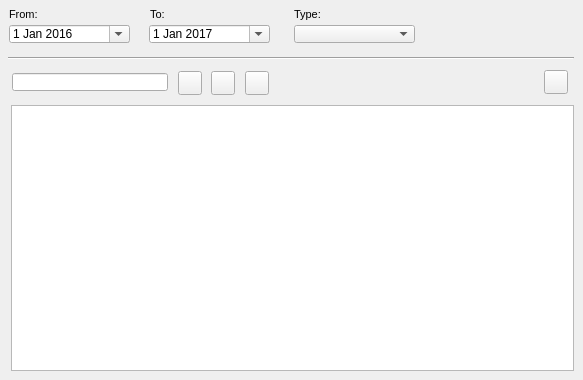
    <widget class="QWidget" name="page_document_2">
     <attribute name="title">
      <string>Document</string>
     </attribute>
     <widget class="QLabel" name="label_doc_to">
      <property name="geometry">
       <rect>
        <x>150</x>
        <y>3</y>
        <width>31</width>
        <height>22</height>
       </rect>
      </property>
      <property name="font">
       <font>
        <pointsize>8</pointsize>
       </font>
      </property>
      <property name="frameShape">
       <enum>QFrame::NoFrame</enum>
      </property>
      <property name="frameShadow">
       <enum>QFrame::Raised</enum>
      </property>
      <property name="text">
       <string>To:</string>
      </property>
      <property name="textFormat">
       <enum>Qt::AutoText</enum>
      </property>
      <property name="scaledContents">
       <bool>false</bool>
      </property>
      <property name="margin">
       <number>3</number>
      </property>
     </widget>
     <widget class="QTableView" name="tbl_document">
      <property name="geometry">
       <rect>
        <x>11</x>
        <y>105</y>
        <width>563</width>
        <height>266</height>
       </rect>
      </property>
      <property name="sortingEnabled">
       <bool>true</bool>
      </property>
     </widget>
     <widget class="QDateEdit" name="date_document_from">
      <property name="geometry">
       <rect>
        <x>9</x>
        <y>25</y>
        <width>121</width>
        <height>18</height>
       </rect>
      </property>
      <property name="date">
       <date>
        <year>2016</year>
        <month>1</month>
        <day>1</day>
       </date>
      </property>
      <property name="calendarPopup">
       <bool>true</bool>
      </property>
     </widget>
     <widget class="QDateEdit" name="date_document_to">
      <property name="geometry">
       <rect>
        <x>149</x>
        <y>25</y>
        <width>121</width>
        <height>18</height>
       </rect>
      </property>
      <property name="date">
       <date>
        <year>2017</year>
        <month>1</month>
        <day>1</day>
       </date>
      </property>
      <property name="calendarPopup">
       <bool>true</bool>
      </property>
     </widget>
     <widget class="QLabel" name="label_doc_type">
      <property name="geometry">
       <rect>
        <x>294</x>
        <y>3</y>
        <width>61</width>
        <height>22</height>
       </rect>
      </property>
      <property name="font">
       <font>
        <pointsize>8</pointsize>
       </font>
      </property>
      <property name="layoutDirection">
       <enum>Qt::LeftToRight</enum>
      </property>
      <property name="frameShape">
       <enum>QFrame::NoFrame</enum>
      </property>
      <property name="frameShadow">
       <enum>QFrame::Raised</enum>
      </property>
      <property name="text">
       <string>Type:</string>
      </property>
      <property name="textFormat">
       <enum>Qt::AutoText</enum>
      </property>
      <property name="scaledContents">
       <bool>false</bool>
      </property>
      <property name="margin">
       <number>3</number>
      </property>
     </widget>
     <widget class="QLabel" name="label_doc_from">
      <property name="geometry">
       <rect>
        <x>9</x>
        <y>3</y>
        <width>90</width>
        <height>22</height>
       </rect>
      </property>
      <property name="font">
       <font>
        <pointsize>8</pointsize>
       </font>
      </property>
      <property name="frameShape">
       <enum>QFrame::NoFrame</enum>
      </property>
      <property name="frameShadow">
       <enum>QFrame::Plain</enum>
      </property>
      <property name="text">
       <string>From:</string>
      </property>
      <property name="textFormat">
       <enum>Qt::AutoText</enum>
      </property>
      <property name="scaledContents">
       <bool>false</bool>
      </property>
      <property name="alignment">
       <set>Qt::AlignLeading|Qt::AlignLeft|Qt::AlignVCenter</set>
      </property>
      <property name="margin">
       <number>3</number>
      </property>
     </widget>
     <widget class="QComboBox" name="doc_type">
      <property name="geometry">
       <rect>
        <x>294</x>
        <y>25</y>
        <width>121</width>
        <height>18</height>
       </rect>
      </property>
     </widget>
     <widget class="Line" name="line_6">
      <property name="geometry">
       <rect>
        <x>8</x>
        <y>50</y>
        <width>566</width>
        <height>16</height>
       </rect>
      </property>
      <property name="orientation">
       <enum>Qt::Horizontal</enum>
      </property>
     </widget>
     <widget class="QPushButton" name="btn_doc_new">
      <property name="geometry">
       <rect>
        <x>245</x>
        <y>71</y>
        <width>24</width>
        <height>24</height>
       </rect>
      </property>
      <property name="styleSheet">
       <string notr="true"/>
      </property>
      <property name="text">
       <string/>
      </property>
      <property name="icon">
       <iconset>
        <normaloff>../icons/131b.png</normaloff>../icons/131b.png</iconset>
      </property>
      <property name="iconSize">
       <size>
        <width>22</width>
        <height>22</height>
       </size>
      </property>
     </widget>
     <widget class="QPushButton" name="btn_doc_delete">
      <property name="geometry">
       <rect>
        <x>211</x>
        <y>71</y>
        <width>24</width>
        <height>24</height>
       </rect>
      </property>
      <property name="sizePolicy">
       <sizepolicy hsizetype="Minimum" vsizetype="Preferred">
        <horstretch>0</horstretch>
        <verstretch>0</verstretch>
       </sizepolicy>
      </property>
      <property name="styleSheet">
       <string notr="true"/>
      </property>
      <property name="text">
       <string/>
      </property>
      <property name="icon">
       <iconset>
        <normaloff>../icons/112b.png</normaloff>../icons/112b.png</iconset>
      </property>
      <property name="iconSize">
       <size>
        <width>22</width>
        <height>22</height>
       </size>
      </property>
     </widget>
     <widget class="QLineEdit" name="doc_id">
      <property name="geometry">
       <rect>
        <x>12</x>
        <y>73</y>
        <width>156</width>
        <height>18</height>
       </rect>
      </property>
     </widget>
     <widget class="QPushButton" name="btn_doc_insert">
      <property name="geometry">
       <rect>
        <x>178</x>
        <y>71</y>
        <width>24</width>
        <height>24</height>
       </rect>
      </property>
      <property name="styleSheet">
       <string notr="true"/>
      </property>
      <property name="text">
       <string/>
      </property>
      <property name="icon">
       <iconset>
        <normaloff>../icons/111b.png</normaloff>../icons/111b.png</iconset>
      </property>
      <property name="iconSize">
       <size>
        <width>22</width>
        <height>22</height>
       </size>
      </property>
     </widget>
     <widget class="QPushButton" name="btn_open_doc">
      <property name="geometry">
       <rect>
        <x>544</x>
        <y>70</y>
        <width>24</width>
        <height>24</height>
       </rect>
      </property>
      <property name="styleSheet">
       <string notr="true"/>
      </property>
      <property name="text">
       <string/>
      </property>
      <property name="icon">
       <iconset>
        <normaloff>../icons/170b.png</normaloff>../icons/170b.png</iconset>
      </property>
      <property name="iconSize">
       <size>
        <width>22</width>
        <height>22</height>
       </size>
      </property>
     </widget>
    </widget>
